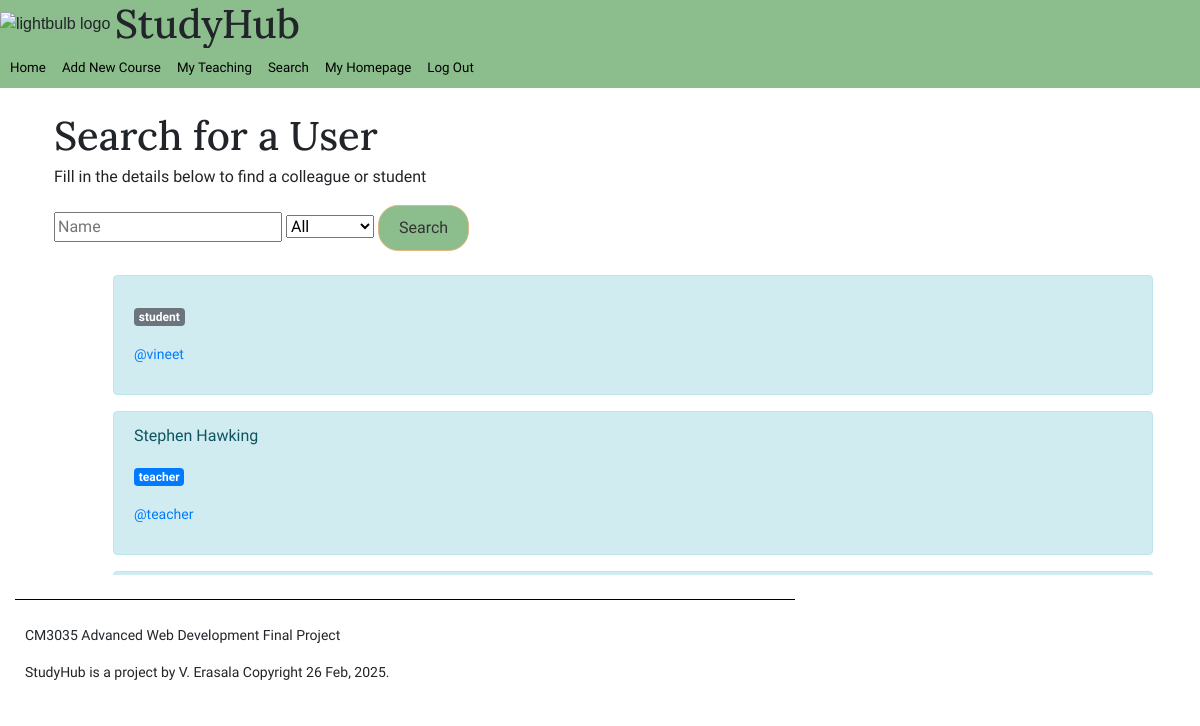
Page /search/ (signed in) on the earlier database version.
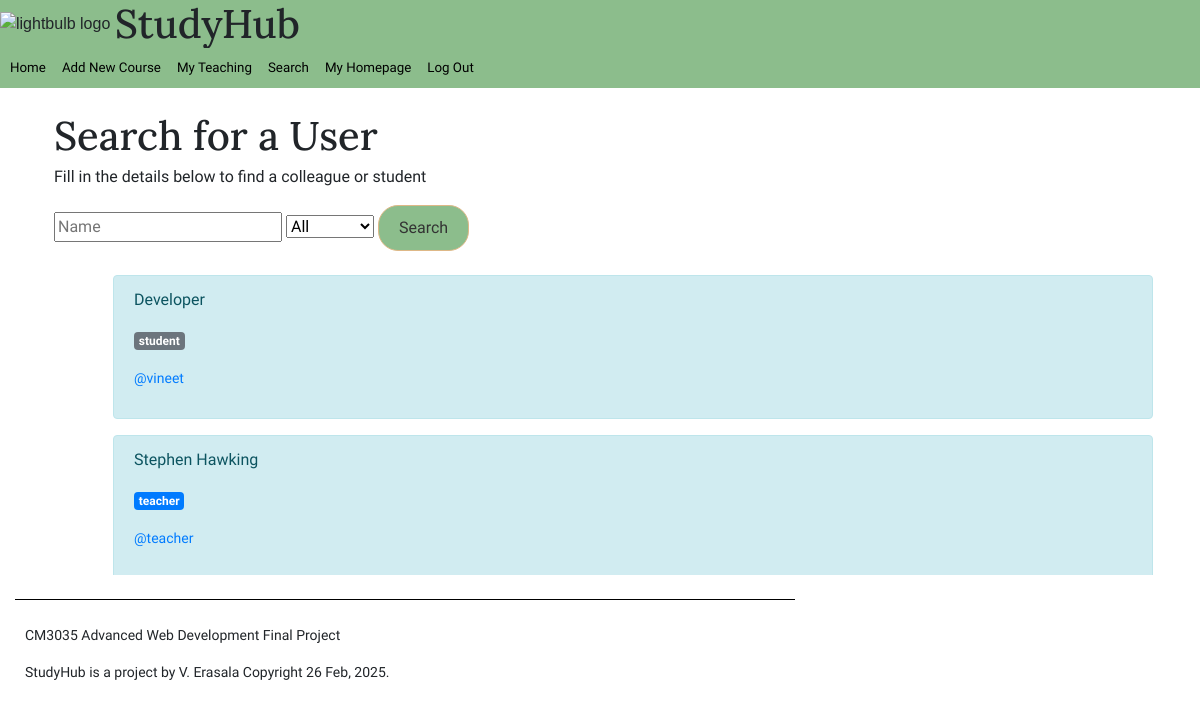
Same page on the later database version.
### study_hub/models.py (models this page shows)
class User(AbstractUser):
    is_teacher = models.BooleanField(default=False)
    name = models.CharField(max_length = 255)
    photo = models.ImageField(upload_to='profile_photos/', blank=True, null=True)
    groups = models.ManyToManyField(
        Group,
        blank=True,
        related_name="study_hub_user_set",
        related_query_name="user",
    )
    user_permissions = models.ManyToManyField(
        Permission,
        blank=True,
        related_name="study_hub_user_set",
        related_query_name="user",
    )

### study_hub/views.py (the view)
# urls.py: path('search/', views.search_users, name='search_users'),
@login_required
def search_users(request):
    user = request.user
    query = request.GET.get('query', '')
    filter = request.GET.get('role', 'all')
    if filter == 'teacher':
        users = User.objects.filter(is_teacher=True, name__icontains=query) #search for only teachers by name
    elif filter == 'student':
        users = User.objects.filter(is_teacher=False, name__icontains=query) #search for only students by name
    else:  # Show all types of roles
        users = User.objects.filter(name__icontains=query)
    context = {
        'search_return':users,
        'query':query,
        'filter': filter,
        'user': user
    }
    return render(request, 'study_hub/search.html', context)

### study_hub/templatetags/my_tags.py (called while the page is built)
@register.simple_tag
def todays_date():
    return datetime.datetime.now().strftime("%d %b, %Y")

### study_hub/templates/study_hub/search.html (shortened to what this page needs)
{% extends "./base.html" %}
{% load bootstrap4 %}
{% block content %}
<div class="container m-4">
    <h1>Search for a User</h1>
    {% if user.is_teacher %}
    <p>Fill in the details below to find a colleague or student</p>
    {% else %}
    <p>Fill in the details below to find a peer or teacher</p>
    {% endif %}
    <form action="{% url 'search_users' %}" method="get">
        <input type="text" name="query" value="{{ query }}" placeholder="Name">
        <select name="role">
            <option value="all" selected >All</option>
        </select>
        <button type="submit" class="btn btn-primary">Search</button>
    </form>
</div>
{% if search_return %}
<div class = "container m-4">
<ul>
    <div class ="container m-1">
        <div class="status-updates" style="height: 300px; overflow-y: scroll;">
            <div class="status-updates" style="height: 300px; overflow-y: scroll;">
                {% for user in search_return %}
                <div class="alert alert-info">
                    <p>{{ user.name }}</p>
                    {% if user.is_teacher %}
                    <p  class="badge badge-primary"> teacher <p>
                    {% else %}
                    <p  class="badge badge-secondary"> student <p>
                    {% endif %}
                    <small><a href="/user/{{user.username}}">@{{ user.username }}</a></small>
                </div>
                {% endfor %}
            </div>
        </div>
    </div>
</ul>
{% else %}
<p>no users could be found. Check the query and try again</p>
</div>
{% endif %}
{% endblock %}

Differences in the rows shown:
changed User "vineet": name (not shown) → "Developer"
